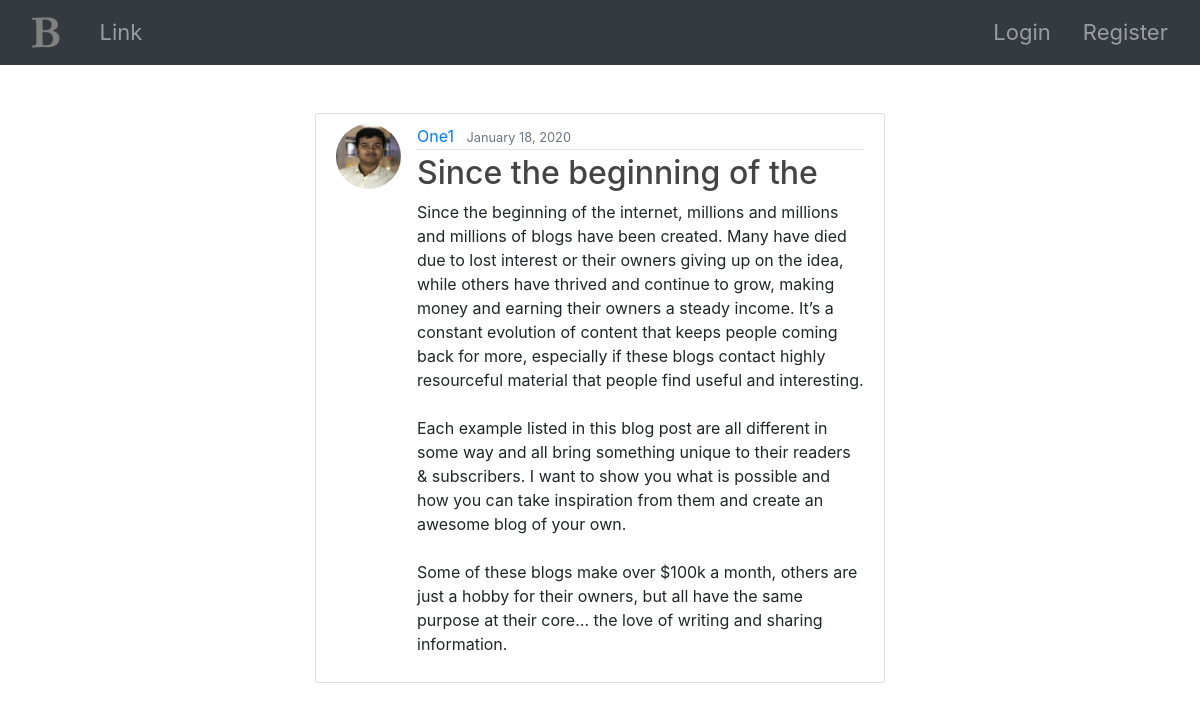
The page /post/10/ on the database its author committed.
### bdBlog/models.py (models this page shows, shortened)
class Post(models.Model):
    title = models.CharField(max_length=222)
    context = models.TextField()
    data_field = models.DateTimeField(auto_now_add=True)
    author = models.ForeignKey(User,on_delete=models.CASCADE)

### users/models.py (models this page shows, shortened)
class Profile(models.Model):
    user = models.OneToOneField(User, on_delete=models.CASCADE)
    image = models.ImageField(default='default.png', upload_to='profile_pics')

### bdBlog/views.py (the view)
# urls.py: path('post/<int:pk>/', views.PostDetailView.as_view(),name = 'detail'),
class PostDetailView(DetailView):
    model = Post
    template_name = 'home/detail.html'

### templates/home/detail.html (shortened to what this page needs)
{% extends 'base.html' %}
{% block details %}
    <article class="media content-section">
        <img class="rounded-circle article-img" src="{{ object.author.profile.image.url }}">
        <div class="media-body">
            <div class="article-metadata">
                <a class="mr-2" href="#">{{ object.author }}</a>
                <small class="text-muted">{{ object.data_field|date:"F d, Y" }}</small>
            </div>
            <h2 class="article-title">{{ object.title }}</h2>
            <p class="article-content">{{ object.context }}</p>
        </div>
    </article>
{% endblock %}

### static/css/style.css (style rules this page uses)
* { margin: 0; padding: 0; }
body { background: #fafafa; color: #333333; margin-top: 5rem; }
h1, h2, h3, h4, h5, h6 { color: #444444; }
.content-section { background: #ffffff; padding: 10px 20px; border: 1px solid #dddddd; border-radius: 3px; margin-bottom: 20px; }
.article-title { color: #444444; }
.article-content { white-space: pre-line; }
.article-img { height: 65px; width: 65px; margin-right: 16px; }
.article-metadata { padding-bottom: 1px; margin-bottom: 4px; border-bottom: 1px solid #e3e3e3 }

### rows shown on the page
Post: author.profile.image (picture), author "One1", data_field "January 18, 2020", title "Since the beginning of the", context "Since the beginning of the internet, millions and millions and millions of blogs have been created. Many have died due to lost interest or their owners giving up on the idea, while others have thrived and continue to grow, making money and earning their owners a steady income. It’s a constant evolution of content that keeps people coming back for more, especially if these blogs contact highly resourceful material that people find useful and interesting. Each example listed in this blog post are all different in some way and all bring something unique to their readers & subscribers. I want to show you what is possible and how you can take inspiration from them and create an awesome blog of…"
